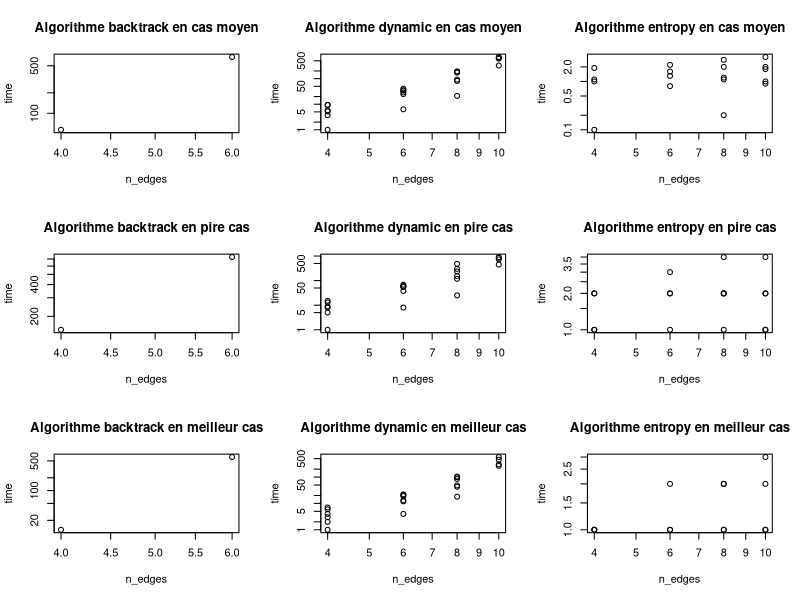
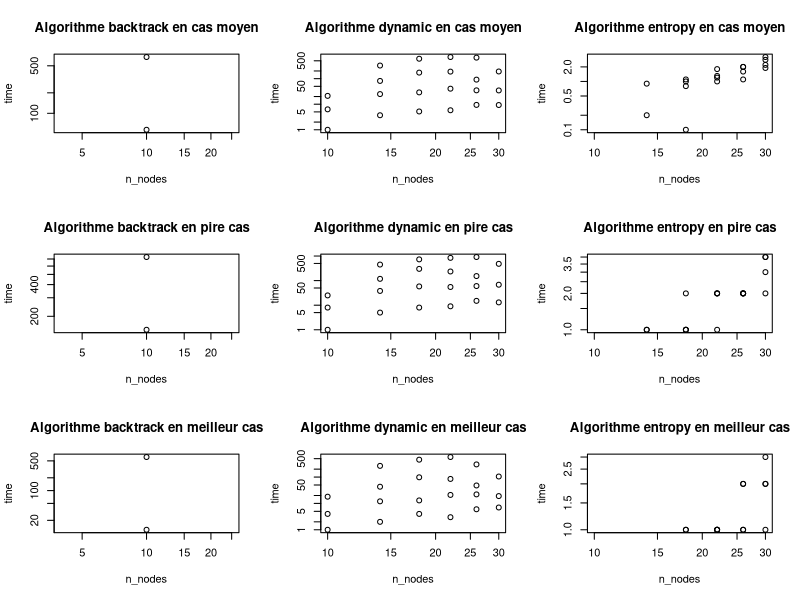
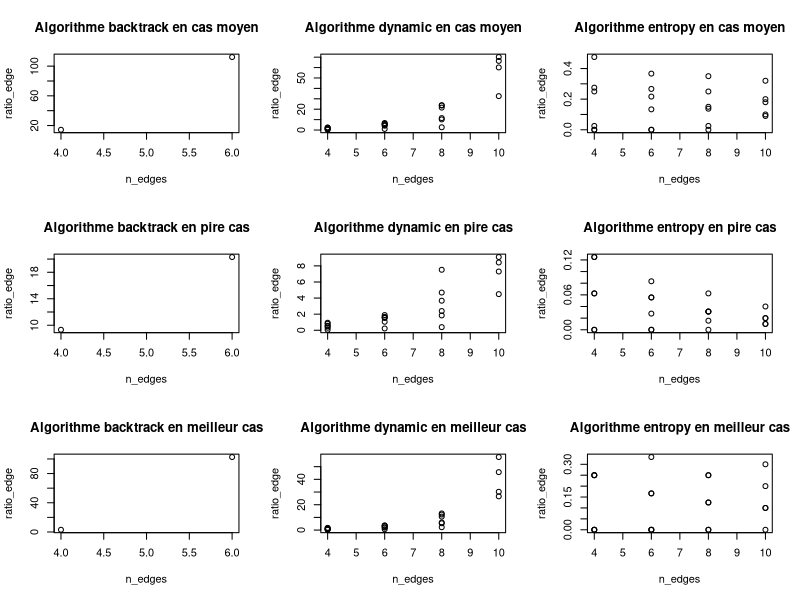
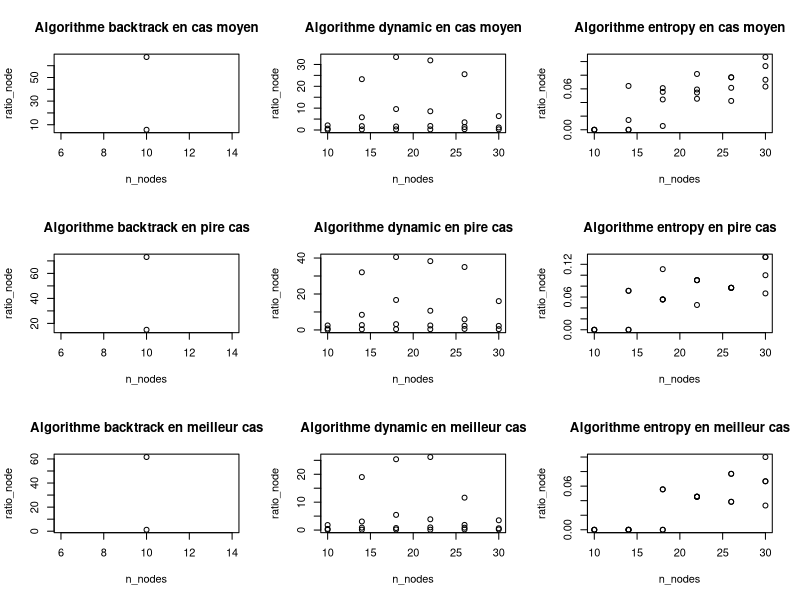
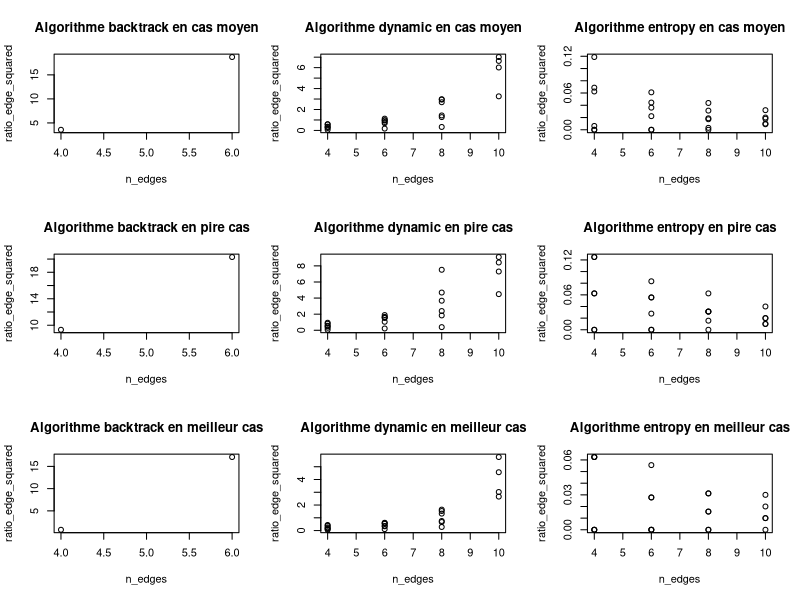
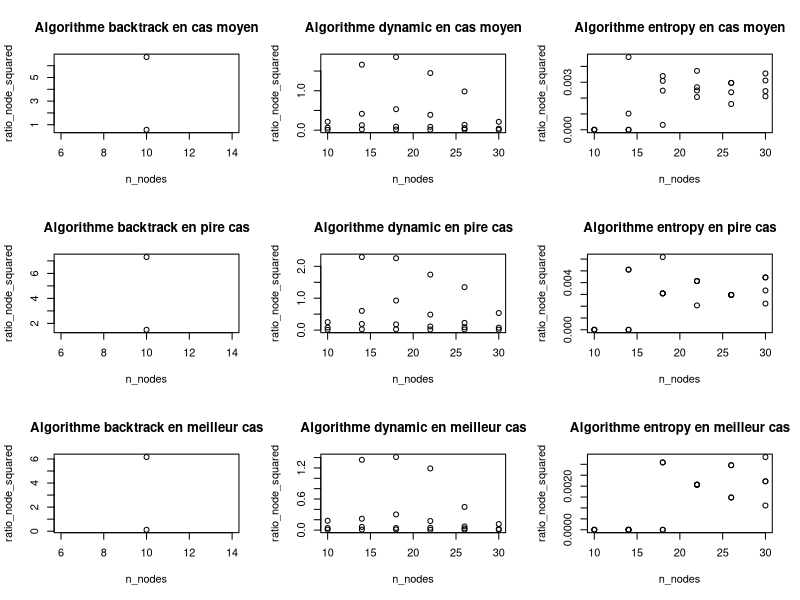
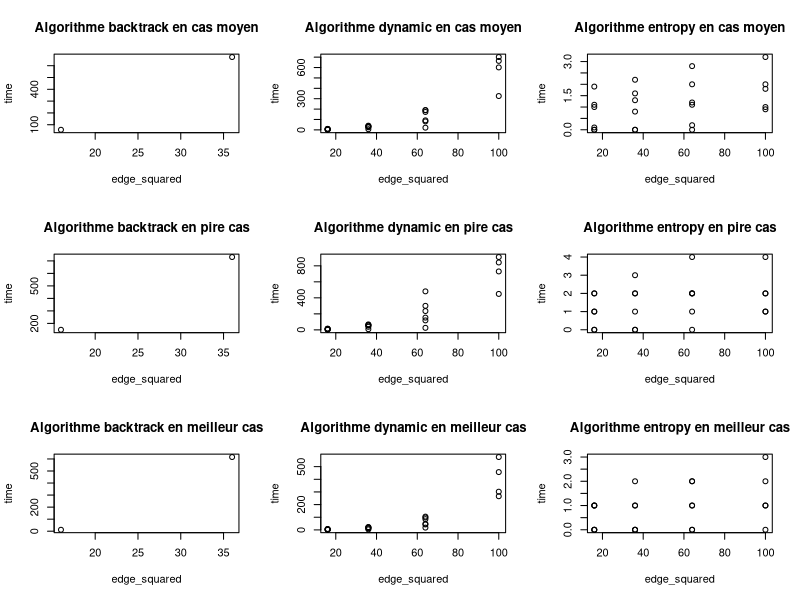
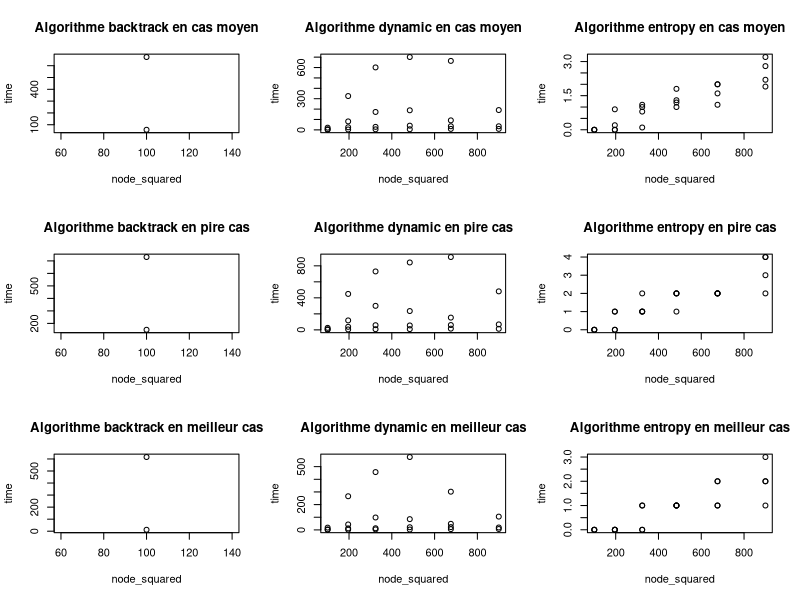

These charts were generated, in order, by the following R code:
#!/usr/local/bin/Rscript
library(gridExtra)
write_csv <- function(algo, data=avg, cas=boner)
{
	# Select rows where algo == algo
	table <- data[
					  data["algo"] == algo, # Select rows
					  c("n_nodes", "n_edges",  "time") # select columns
				  ]

	# File will be saved in Data/ directory and named with what case it is
	filename = paste(c("Data/",algo,"_",cas), collapse="")

	# Write table to csv file
	csv_filename = paste(c(filename,".csv"), collapse="")
	write.table(table, csv_filename, row.names=FALSE,sep=",")

	# Save pdf of the table
	pdf_filename = paste(c(filename,".pdf"), collapse="")
	pdf(pdf_filename)
	grid.table(table)
	dev.off()
}

plot_algos <- function(filename, data, x="n_edges", y="time", log="")
{
	pdf(filename, width=8.5, height=11)
	par(mfrow=c(3,3))
	# Do each graph except for (Algo=counting, Series=2)
	cas = c("cas moyen","pire cas", "meilleur cas")
	i = 1
	for(d in data){
		for(algo in c("backtrack","dynamic","entropy")){
			title <- paste(c("Algorithme ", algo, " en ", cas[i]), collapse="")
			to_plot <- d[d["algo"]==algo,][,c(x,y)]
			plot(to_plot,log=log, main=title)
		}
		i = i+1
	}
	dev.off()
}



# Read the raw data
df <- read.table("Data/master_data.csv", header = TRUE, sep = ",")

# Aggregate the data with averages for same (series, algorithm)
avgs <- aggregate( df[c("time","number")], by=df[c("algo","n_nodes","n_edges","series")], mean)
avgs <- avgs[order( avgs[,"n_nodes"], avgs[,"n_edges"]),]
avgs$ratio_edge <- avgs$time / avgs$n_edges
avgs$ratio_edge_squared <- (avgs$time) / ( avgs$n_edges ** 2)
avgs$edge_squared <- (avgs$n_edges ** 2)
avgs$ratio_node <- avgs$time / avgs$n_nodes
avgs$node_squared <- avgs$n_nodes ** 2
avgs$ratio_node_squared <- (avgs$time) / (avgs$n_nodes ** 2)
avgs$node_squared_edge <- ((avgs$n_nodes ** 2)*(avgs$n_edges))
avgs$ratio_node_squared_edge <- (avgs$time) / ((avgs$n_nodes ** 2)*(avgs$n_edges))

max <- aggregate( df[c("time")], by=df[c("algo","n_nodes","n_edges","series")], max)
max <- max[order( max[,"n_nodes"], max[,"n_edges"]),]
max$ratio_edge <- max$time / ( max$n_edges ** 2)
max$ratio_edge_squared <- max$time / ( max$n_edges ** 2)
max$edge_squared <- (max$n_edges ** 2)
max$ratio_node <- max$time / max$n_nodes
max$node_squared <- max$n_nodes ** 2
max$ratio_node_squared <- (max$time) / (max$n_nodes ** 2)
max$node_squared_edge <- ((max$n_nodes ** 2)*(max$n_edges))
max$ratio_node_squared_edge <- (max$time) / ((max$n_nodes ** 2)*(max$n_edges))

min <- aggregate( df[c("time")], by=df[c("algo","n_nodes","n_edges","series")], min)
min <- min[order( min[,"n_nodes"], min[,"n_edges"]),]
min$ratio_edge <- min$time / min$n_edges
min$ratio_edge_squared <- (min$time) / ( min$n_edges ** 2)
min$edge_squared <- (min$n_edges ** 2)
min$ratio_node <- min$time / min$n_nodes
min$node_squared <- min$n_nodes ** 2
min$ratio_node_squared <- (min$time) / (min$n_nodes ** 2)
min$node_squared_edge <- ((min$n_nodes ** 2)*(min$n_edges))
min$ratio_node_squared_edge <- (min$time) / ((min$n_nodes ** 2)*(min$n_edges))

data_list = list(avgs,max,min)

plot_algos(filename="Graphs/test_log_log_edge.pdf", data=data_list, x="n_edges",y="time", log="xy")
plot_algos(filename="Graphs/test_log_log_nodes.pdf", data=data_list, x="n_nodes", y="time", log="xy")

plot_algos(filename="Graphs/test_ratio_edge.pdf", data=data_list, x="n_edges", y="ratio_edge")
plot_algos(filename="Graphs/test_ratio_node.pdf", data=data_list, x="n_nodes", y="ratio_node")
plot_algos(filename="Graphs/test_ratio_edge_squared.pdf", data=data_list, x="n_edges", y="ratio_edge_squared")
plot_algos(filename="Graphs/test_ratio_node_squared.pdf", data=data_list, x="n_nodes", y="ratio_node_squared")

plot_algos(filename="Graphs/test_const_edge_squared.pdf", data=data_list, x="edge_squared", y="time")
plot_algos(filename="Graphs/test_const_node_squared.pdf", data=data_list, x="node_squared", y="time")
plot_algos(filename="Graphs/test_const_node_squared_edge.pdf", data=data_list, x="node_squared_edge", y="time")

avgs_2 <- aggregate( df[c("time")], by=df[c("algo","n_nodes")], mean)
max_2 <- aggregate( df[c("time")], by=df[c("algo","n_nodes")], max)
min_2 <- aggregate( df[c("time")], by=df[c("algo","n_nodes")], min)
data_list_2 = list(avgs_2,max_2,min_2)

plot_algos(filename="Graphs/log_log_time_vs_nb_noeuds.pdf", data=data_list_2, x="n_nodes", y="time", log="xy")
plot_algos(filename="Graphs/not_log_time_vs_nb_noeuds.pdf", data=data_list_2, x="n_nodes", y="time", log="")

# Write the csv's and the
cas = c("cas moyen","pire cas", "meilleur cas")
i = 1
for(data in data_list){
	for(algo in c("entropy", "backtrack", "dynamic")){
		write_csv(algo=algo, data=data,cas=cas[i])
	}
	i = i+1

}
# avgs[ avgs["algo"] == "dynamic", ]
# max[ max["algo"] == "dynamic", ]
# min[ min["algo"] == "dynamic", ]
